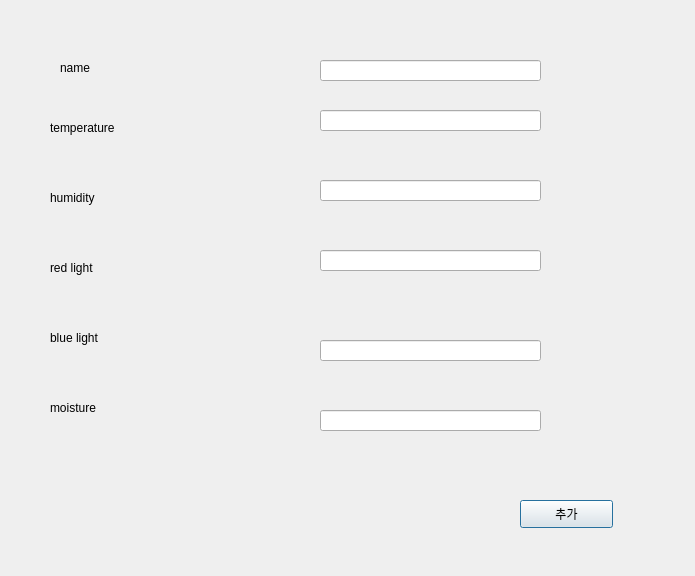
<?xml version="1.0" encoding="UTF-8"?>
<ui version="4.0">
 <class>Dialog</class>
 <widget class="QDialog" name="Dialog">
  <property name="geometry">
   <rect>
    <x>0</x>
    <y>0</y>
    <width>695</width>
    <height>576</height>
   </rect>
  </property>
  <property name="windowTitle">
   <string>Dialog</string>
  </property>
  <widget class="QLabel" name="label">
   <property name="geometry">
    <rect>
     <x>60</x>
     <y>60</y>
     <width>64</width>
     <height>15</height>
    </rect>
   </property>
   <property name="text">
    <string>name</string>
   </property>
  </widget>
  <widget class="QLabel" name="label_2">
   <property name="geometry">
    <rect>
     <x>50</x>
     <y>190</y>
     <width>64</width>
     <height>15</height>
    </rect>
   </property>
   <property name="text">
    <string>humidity</string>
   </property>
  </widget>
  <widget class="QLabel" name="label_3">
   <property name="geometry">
    <rect>
     <x>50</x>
     <y>400</y>
     <width>64</width>
     <height>15</height>
    </rect>
   </property>
   <property name="text">
    <string>moisture</string>
   </property>
  </widget>
  <widget class="QLabel" name="label_4">
   <property name="geometry">
    <rect>
     <x>50</x>
     <y>330</y>
     <width>64</width>
     <height>16</height>
    </rect>
   </property>
   <property name="text">
    <string>blue light</string>
   </property>
  </widget>
  <widget class="QLabel" name="label_5">
   <property name="geometry">
    <rect>
     <x>50</x>
     <y>260</y>
     <width>64</width>
     <height>15</height>
    </rect>
   </property>
   <property name="text">
    <string>red light</string>
   </property>
  </widget>
  <widget class="QLabel" name="label_6">
   <property name="geometry">
    <rect>
     <x>50</x>
     <y>120</y>
     <width>101</width>
     <height>16</height>
    </rect>
   </property>
   <property name="text">
    <string>temperature</string>
   </property>
  </widget>
  <widget class="QLineEdit" name="nameLe">
   <property name="geometry">
    <rect>
     <x>320</x>
     <y>60</y>
     <width>221</width>
     <height>21</height>
    </rect>
   </property>
   <property name="text">
    <string/>
   </property>
  </widget>
  <widget class="QLineEdit" name="tempLe">
   <property name="geometry">
    <rect>
     <x>320</x>
     <y>110</y>
     <width>221</width>
     <height>21</height>
    </rect>
   </property>
   <property name="text">
    <string/>
   </property>
  </widget>
  <widget class="QLineEdit" name="humLe">
   <property name="geometry">
    <rect>
     <x>320</x>
     <y>180</y>
     <width>221</width>
     <height>21</height>
    </rect>
   </property>
   <property name="text">
    <string/>
   </property>
  </widget>
  <widget class="QLineEdit" name="moistLe">
   <property name="geometry">
    <rect>
     <x>320</x>
     <y>410</y>
     <width>221</width>
     <height>21</height>
    </rect>
   </property>
   <property name="text">
    <string/>
   </property>
  </widget>
  <widget class="QLineEdit" name="blueLe">
   <property name="geometry">
    <rect>
     <x>320</x>
     <y>340</y>
     <width>221</width>
     <height>21</height>
    </rect>
   </property>
   <property name="text">
    <string/>
   </property>
  </widget>
  <widget class="QLineEdit" name="redLe">
   <property name="geometry">
    <rect>
     <x>320</x>
     <y>250</y>
     <width>221</width>
     <height>21</height>
    </rect>
   </property>
   <property name="text">
    <string/>
   </property>
  </widget>
  <widget class="QPushButton" name="addBtn">
   <property name="geometry">
    <rect>
     <x>520</x>
     <y>500</y>
     <width>93</width>
     <height>28</height>
    </rect>
   </property>
   <property name="text">
    <string>추가</string>
   </property>
  </widget>
 </widget>
 <resources/>
 <connections/>
</ui>
